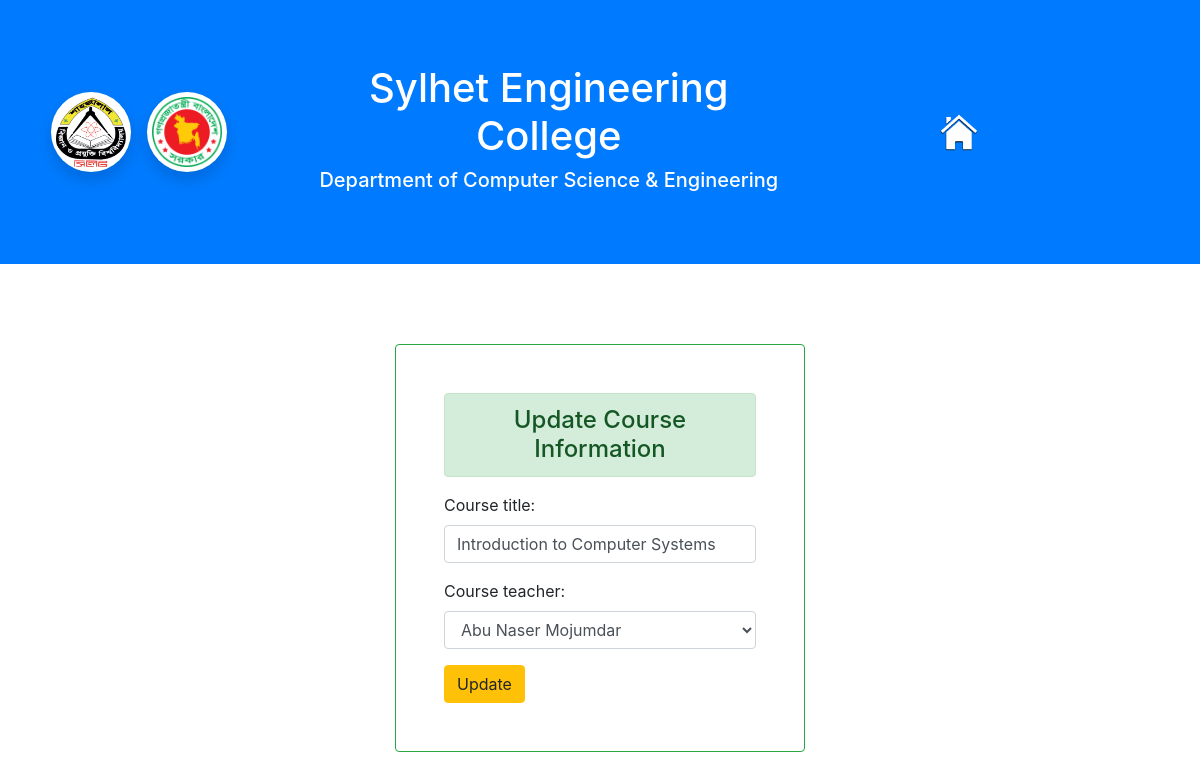
The app's page /main/update_course/CSE-12/1/CSE-101, older data.
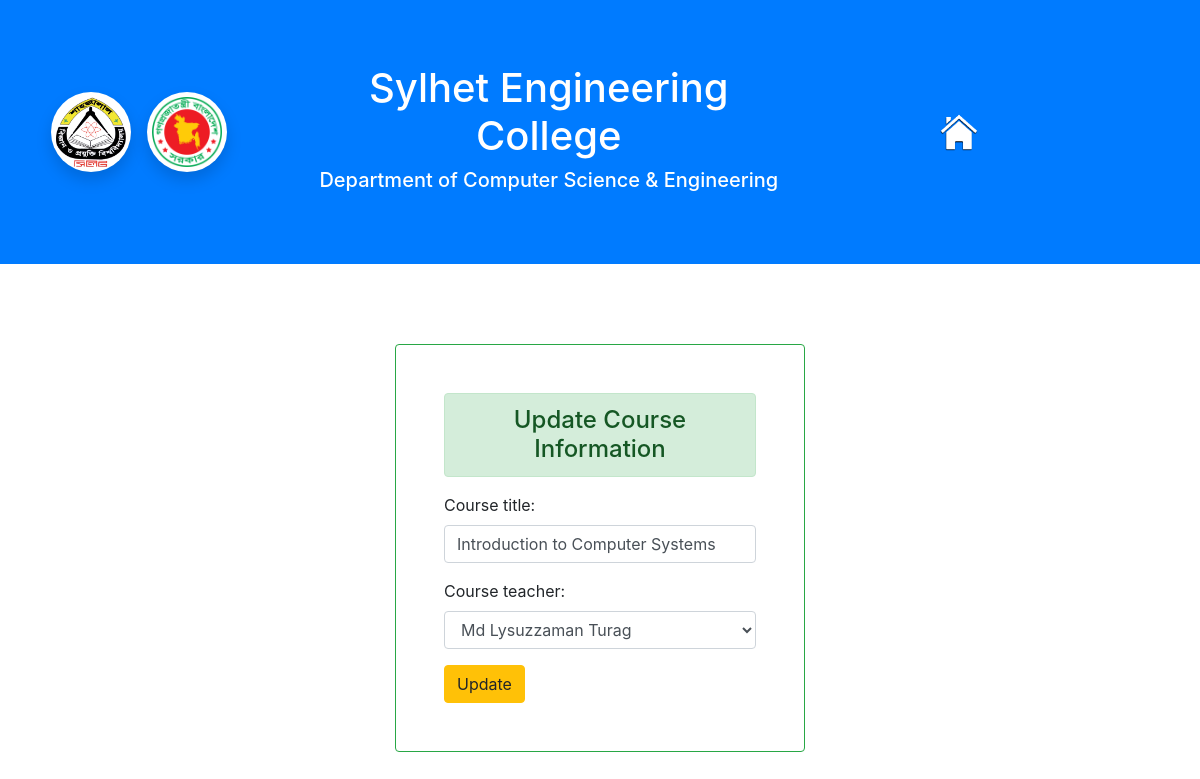
The same page, newer data.
### main/models.py (models this page shows)
class Course(models.Model):
    id = models.AutoField
    batch_no = models.CharField(max_length=8, default="")
    semester_no = models.IntegerField(default=None)
    course_code = models.CharField(max_length=8, default="")
    course_title = models.CharField(max_length=60, default="")
    course_type =  models.CharField(max_length=10, default="")
    course_credits = models.FloatField(default=0)
    course_teacher = models.CharField(max_length=40, default="")

### main/views.py (the view)
# urls.py: path('update_course/<str:batch_no>/<int:semester_no>/<str:course_code>', views.update_course, name="update_course"),
def update_course(request, batch_no, semester_no, course_code):
    if request.method == "POST":
        course_title = request.POST['course_title']
        course_teacher = request.POST['course_teacher']
        course = Course.objects.filter(batch_no=batch_no, semester_no=semester_no, course_code=course_code).first()
        course.course_title, course.course_teacher = course_title, course_teacher
        course.save()
        return redirect(f"/main/semesters/{batch_no}/{semester_no}")
    else:
        record = Course.objects.get(batch_no=batch_no, semester_no=semester_no, course_code=course_code)
        fm = UpdateCourse(instance=record)
    context = {'form':fm}
    return render(request, 'main/update_course.html', context)

### main/forms.py
class UpdateCourse(forms.ModelForm):
    class Meta:
        model = Course
        fields = ['course_title', 'course_teacher']
        teachers = Teacher.objects.all()
        teachers_list = list()
        for teacher in teachers:
            a_teacher = (teacher.name, teacher.name)
            teachers_list.append(a_teacher)
        widgets = {
            'course_title' : forms.TextInput(attrs={'class':'form-control'}),
            'course_teacher' : forms.Select(attrs={'class':'form-control'}, choices=teachers_list)
        }

### main/templates/main/update_course.html (shortened to what this page needs)
{% extends 'main/base.html' %}
{% block body %}
    <div class="row d-flex justify-content-center">
        <div class="col-md-4 my-5 p-5 border border-success rounded">
            <h4 class="alert alert-success text-center">Update Course Information</h4>
            <form action="" method="POST">  {% csrf_token %}
                {{form.as_p}}
                <input type="submit" class="btn btn-warning" value="Update">
            </form>
        </div>
    </div>
{% endblock %}

Row changes from the older to the newer data that the page shows:
changed Course "Introduction to Computer Systems": course_teacher "Abu Naser Mojumdar" → "Md Lysuzzaman Turag"
